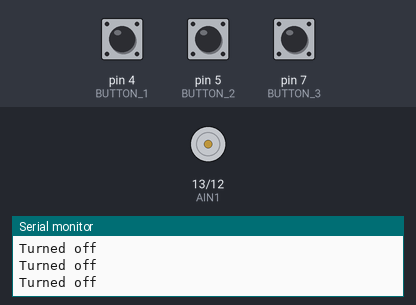
Bench run of a sketch on a simulated Arduino Uno, built with avr-gcc and run on an emulated ATmega328P. Shown: motor-driver pin pairs drawn as motors (green arrow = first pin HIGH = forward, orange = second pin HIGH = backward, longer = more drive, scaled by the enable pin), the last lines printed to the serial monitor. Inputs (shaded band) come from the test bench; at power-on: pin 4 (BUTTON_1) HIGH, pin 5 (BUTTON_2) HIGH, pin 7 (BUTTON_3) HIGH.

Above: at 1.2 s.
1.3 s: pin 4 (BUTTON_1) pulled LOW for 0.15 s
At 2.5 s:
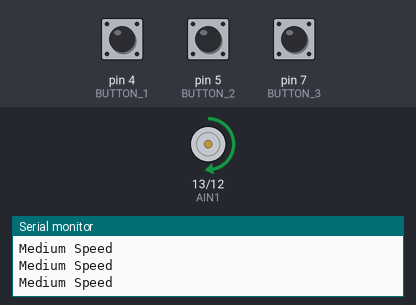
2.9 s: pin 5 (BUTTON_2) pulled LOW for 0.15 s
At 3.4 s:
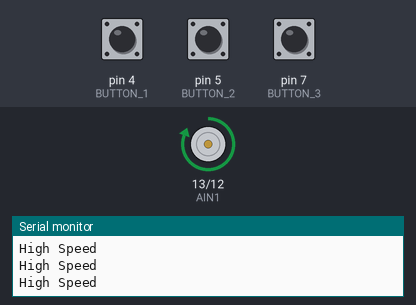
4.5 s: pin 7 (BUTTON_3) pulled LOW for 0.15 s
At 5.3 s:
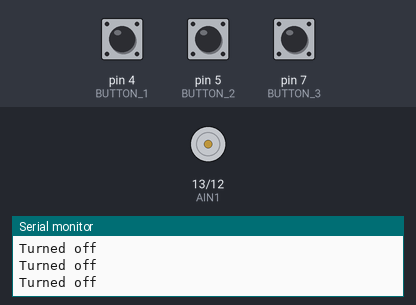
6.1 s: pin 5 (BUTTON_2) pulled LOW for 1 s
At 7.4 s:
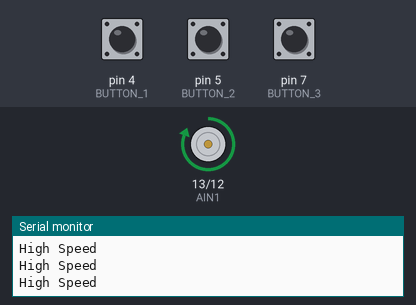
8.6 s: pin 4 (BUTTON_1) pulled LOW for 1 s
At 9.1 s:
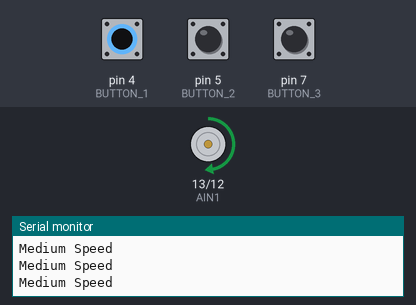
12.6 s: pin 7 (BUTTON_3) pulled LOW for 1 s
At 13.0 s:
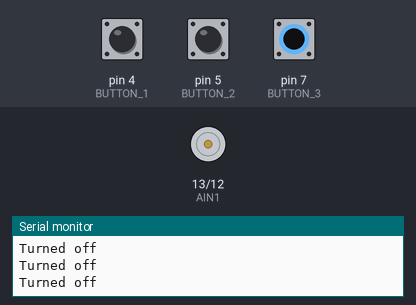
Timing chart, 0 to 15.6 s (numbered marks = the images above; inputs shaded):
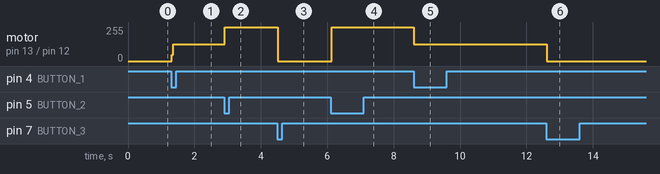

Measured:
- after the input at 1.3 s, motor on pin 13 (AIN1) / pin 12 (AIN2): stopped → forward 127/255 at once
- after the input at 2.9 s, motor on pin 13 (AIN1) / pin 12 (AIN2): forward 127/255 → forward 255/255 at once
- after the input at 4.5 s, motor on pin 13 (AIN1) / pin 12 (AIN2): forward 255/255 → stopped at once
- after the input at 6.1 s, motor on pin 13 (AIN1) / pin 12 (AIN2): stopped → forward 255/255 at once
- after the input at 8.6 s, motor on pin 13 (AIN1) / pin 12 (AIN2): forward 255/255 → forward 127/255 at once
- after the input at 12.6 s, motor on pin 13 (AIN1) / pin 12 (AIN2): forward 127/255 → stopped at once

The sketch:

MotorWithButton.ino
```cpp
//parts of this code are edited by the instructor.
//PIN VARIABLES
//the motor will be controlled by the motor A pins on the motor driver
const int AIN1 = 13;           //control pin 1 on the motor driver for the right motor
const int AIN2 = 12;            //control pin 2 on the motor driver for the right motor
const int PWMA = 11;            //speed control pin on the motor driver for the right motor

const int BUTTON_1 = 4;
const int BUTTON_2 = 5;
const int BUTTON_3 = 7;

int buttonState1 = 0;
int buttonState2 = 0;
int buttonState3 = 0;

int currentState = 0;

void setup() {
  // Setup motor pins
  pinMode(AIN1, OUTPUT);
  pinMode(AIN2, OUTPUT);
  pinMode(PWMA, OUTPUT);

  pinMode(BUTTON_1, INPUT_PULLUP);
  pinMode(BUTTON_2, INPUT_PULLUP);
  pinMode(BUTTON_3, INPUT_PULLUP);

  // Initialise serial
  Serial.begin(9600);

}

void loop() {
  buttonState1 = digitalRead(BUTTON_1);
  buttonState2 = digitalRead(BUTTON_2);
  buttonState3 = digitalRead(BUTTON_3);
   motorDemo();
}

void motorDemo(){
  // Turn on motor
  digitalWrite(AIN1, HIGH);
  digitalWrite(AIN2, LOW);

  if(buttonState1 == LOW){
    currentState = 1;
  }
  else if(buttonState2 == LOW) {
    currentState = 2;
  }

  else if(buttonState3 == LOW){
    currentState = 0;
  }


  switch(currentState){

    case 0:
      digitalWrite(AIN1, LOW);
      digitalWrite(AIN2, LOW);
      analogWrite(PWMA, 0);
      Serial.println("Turned off");
     break;


    case 1:
      // Set direction
      digitalWrite(AIN1, HIGH);
      digitalWrite(AIN2, LOW);
      analogWrite(PWMA, 127);
      Serial.println("Medium Speed");
      break;
    case 2:
      // Set direction
      digitalWrite(AIN1, HIGH);
      digitalWrite(AIN2, LOW);
      analogWrite(PWMA, 255);
      Serial.println("High Speed");
      break;
  }
}
```
